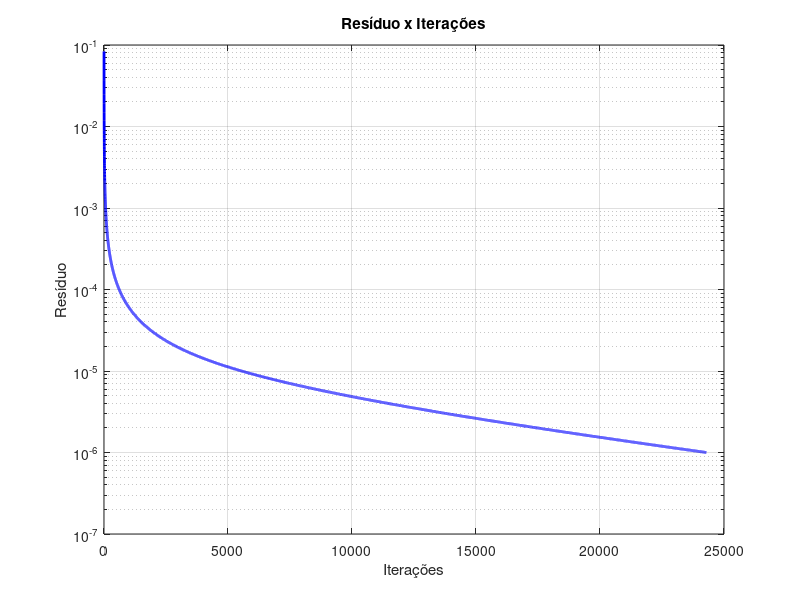

MATLAB code to generate this figure:
clc; clear; close all;

dados = load('residuo.dat');

iteracoes = dados(:, 1);
erro = dados(:, 2);

figure;
semilogy(iteracoes, erro, 'b-', 'LineWidth', 2);
xlabel('Iterações');
ylabel('Resíduo');
title('Resíduo x Iterações');
grid on;

saveas(gcf, 'residuo.png');